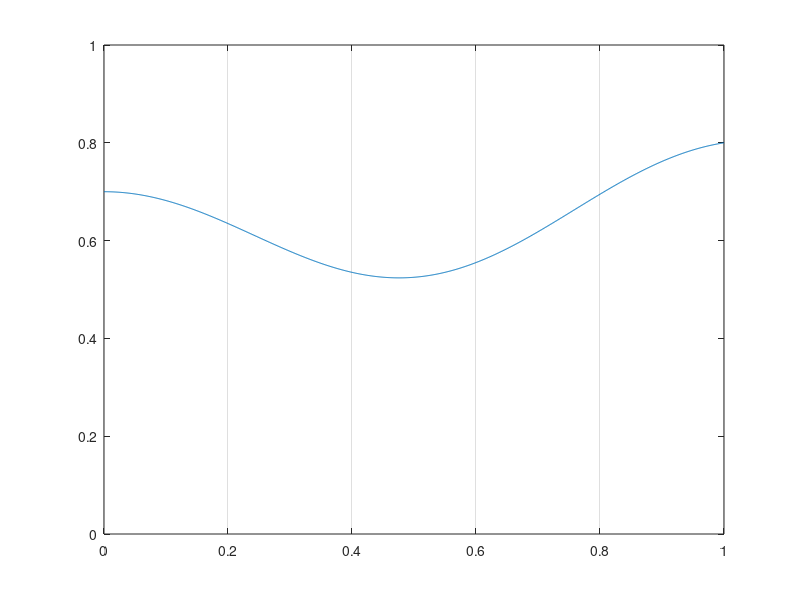

This figure's MATLAB source: (Note: this script raises an error after producing the figure.)


x = 0:0.001:1;

y = 0.6 + 0.1*cos(2*pi*x) +0.1*(x.^2);

plot(x,y);

axis([0,1,0,1]);

h=gca;
set(h,'XGrid','on')

format_ticks(gca,{'$x_0=0$','$x_1$','$x_2$','...','...','...','...','...','$x_{n-1}$','$x_n$','$x_{n+1}$'},{'$y(x_0)$'},[],0.7);